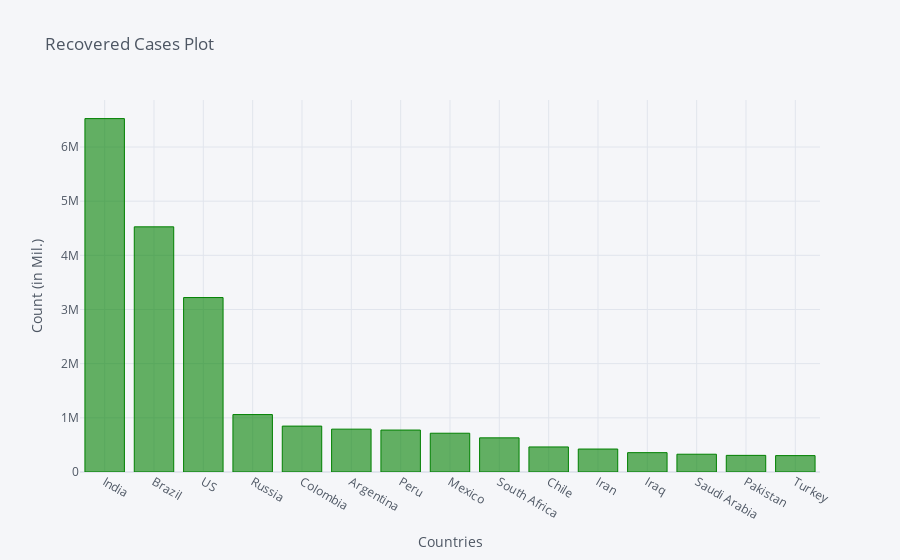

Notebook cell for this chart:
### Code cell
recovered_df2_plot.iplot(kind='bar', x='Country/Region', y='10/17/20',color='green',
                         title='Recovered Cases Plot',xTitle='Countries',yTitle='Count (in Mil.)')

### Figure 1 — Plotly figure (JSON) as saved in the notebook; plotly's stock layout.template omitted (floating-point values rounded to 4 significant figures)
{"data": [{"marker": {"color": "rgba(0, 128, 0, 0.6)", "line": {"color": "rgba(0, 128, 0, 1.0)", "width": 1}}, "name": "10/17/20", "orientation": "v", "text": "", "type": "bar", "x": ["India", "Brazil", "US", "Russia", "Colombia", "Argentina", "Peru", "Mexico", "South Africa", "Chile", "Iran", "Iraq", "Saudi Arabia", "Pakistan", "Turkey"], "y": [6524595, 4526393, 3220573, 1060279, 847467, 791174, 774356, 715848, 630436, 462712, 423921, 357291, 328165, 307069, 302499]}], "layout": {"legend": {"bgcolor": "#F5F6F9", "font": {"color": "#4D5663"}}, "paper_bgcolor": "#F5F6F9", "plot_bgcolor": "#F5F6F9", "title": {"font": {"color": "#4D5663"}, "text": "Recovered Cases Plot"}, "xaxis": {"gridcolor": "#E1E5ED", "showgrid": true, "tickfont": {"color": "#4D5663"}, "title": {"font": {"color": "#4D5663"}, "text": "Countries"}, "zerolinecolor": "#E1E5ED"}, "yaxis": {"gridcolor": "#E1E5ED", "showgrid": true, "tickfont": {"color": "#4D5663"}, "title": {"font": {"color": "#4D5663"}, "text": "Count (in Mil.)"}, "zerolinecolor": "#E1E5ED"}}}
